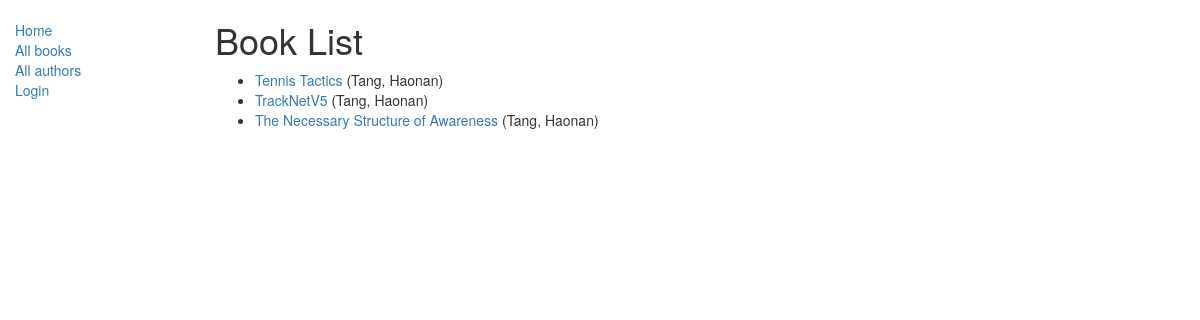
/catalog/books/, run on the app's committed database.
### catalog/models.py (models this page shows, shortened)
class Book(models.Model):
    title = models.CharField(max_length=200)
    author = models.ForeignKey(
        "Author",
        on_delete=models.SET_NULL,
        null=True
    )
    summary = models.TextField(
        max_length=1000,
        help_text="Enter a brief description of the book"
    )
    isbn = models.CharField(
        "ISBN",
        max_length=13,
        help_text="13 Character ISBN number"
    )
    genre = models.ManyToManyField(
        Genre,
        help_text="Select a genre for this book"
    )
    def get_absolute_url(self):
        return reverse(
            "book-detail",
            args=[str(self.id)]
        )
    def display_genre(self):    # 这他妈啥机制啊
        """
        Creates a string for the genre, This is required to display genre in Admin
        """
        return ', '.join([ genre.name for genre in self.genre.all()[:3] ])
    display_genre.short_description = 'Genre'   # 这又是在干啥

class Author(models.Model):
    first_name = models.CharField(max_length=100)
    last_name = models.CharField(max_length=100)
    date_of_birth = models.DateField(
        null=True,
        blank=True
    )
    date_of_death = models.DateField(
        "Died",
        null=True,
        blank=True
    )
    def __str__(self):
        return f"{self.last_name}, {self.first_name}"

### catalog/views.py (the view)
class BookListView(generic.ListView):  # 怎么这个View就是个类了
    model = Book
    paginate_by = 10

### catalog/templates/catalog/book_list.html
{% extends "base_generic.html" %}
{% block content %}
  <h1>Book List</h1>
  {% if book_list %}
    <ul>
      {% for book in book_list %}
        <li>
          <a href="{{ book.get_absolute_url }}">{{ book.title }}</a> ({{book.author}})
        </li>
      {% endfor %}
    </ul>
  {% else %}
    <p>There are no books in the library.</p>
  {% endif %}
{% endblock %}

### data on the page
Book: title "Tennis Tactics", author "Tang, Haonan"
Book: title "TrackNetV5", author "Tang, Haonan"
Book: title "The Necessary Structure of Awareness", author "Tang, Haonan"
